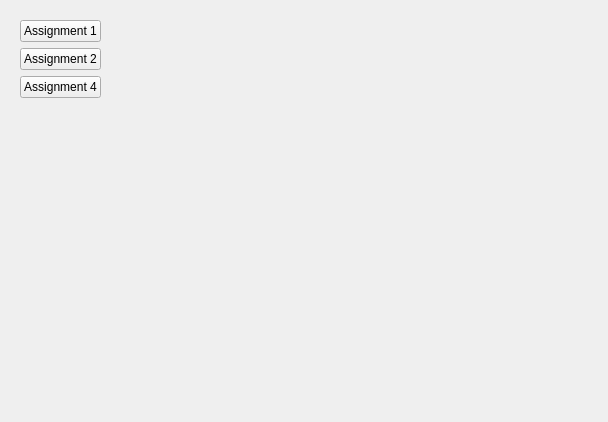
<?xml version="1.0" encoding="UTF-8"?>
<ui version="4.0">
 <class>Form</class>
 <widget class="QWidget" name="Form">
  <property name="geometry">
   <rect>
    <x>0</x>
    <y>0</y>
    <width>608</width>
    <height>422</height>
   </rect>
  </property>
  <property name="windowTitle">
   <string>Form</string>
  </property>
  <layout class="QHBoxLayout" name="horizontalLayout">
   <item>
    <widget class="QWidget" name="widget_2" native="true">
     <layout class="QVBoxLayout" name="verticalLayout">
      <item>
       <widget class="QPushButton" name="assignment1Btn">
        <property name="text">
         <string>Assignment 1</string>
        </property>
       </widget>
      </item>
      <item>
       <widget class="QPushButton" name="assignment2Btn">
        <property name="text">
         <string>Assignment 2</string>
        </property>
       </widget>
      </item>
      <item>
       <widget class="QPushButton" name="assignment4Btn">
        <property name="text">
         <string>Assignment 4</string>
        </property>
       </widget>
      </item>
      <item>
       <spacer name="verticalSpacer">
        <property name="orientation">
         <enum>Qt::Vertical</enum>
        </property>
        <property name="sizeHint" stdset="0">
         <size>
          <width>20</width>
          <height>40</height>
         </size>
        </property>
       </spacer>
      </item>
     </layout>
    </widget>
   </item>
   <item>
    <spacer name="horizontalSpacer">
     <property name="orientation">
      <enum>Qt::Horizontal</enum>
     </property>
     <property name="sizeHint" stdset="0">
      <size>
       <width>438</width>
       <height>20</height>
      </size>
     </property>
    </spacer>
   </item>
  </layout>
 </widget>
 <resources/>
 <connections/>
</ui>
